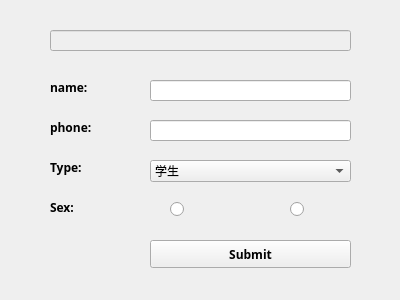
<?xml version="1.0" encoding="UTF-8"?>
<ui version="4.0">
 <class>Form</class>
 <widget class="QWidget" name="Form">
  <property name="geometry">
   <rect>
    <x>0</x>
    <y>0</y>
    <width>400</width>
    <height>300</height>
   </rect>
  </property>
  <property name="windowTitle">
   <string>Form</string>
  </property>
  <widget class="QLineEdit" name="name_line">
   <property name="geometry">
    <rect>
     <x>150</x>
     <y>80</y>
     <width>201</width>
     <height>21</height>
    </rect>
   </property>
  </widget>
  <widget class="QLineEdit" name="phone_line">
   <property name="geometry">
    <rect>
     <x>150</x>
     <y>120</y>
     <width>201</width>
     <height>21</height>
    </rect>
   </property>
  </widget>
  <widget class="QRadioButton" name="male">
   <property name="geometry">
    <rect>
     <x>170</x>
     <y>200</y>
     <width>41</width>
     <height>19</height>
    </rect>
   </property>
   <property name="text">
    <string/>
   </property>
   <property name="icon">
    <iconset>
     <normaloff>../../.designer/backup/icons/nan.png</normaloff>../../.designer/backup/icons/nan.png</iconset>
   </property>
  </widget>
  <widget class="QRadioButton" name="female">
   <property name="geometry">
    <rect>
     <x>290</x>
     <y>200</y>
     <width>51</width>
     <height>19</height>
    </rect>
   </property>
   <property name="text">
    <string/>
   </property>
   <property name="icon">
    <iconset>
     <normaloff>../../.designer/backup/icons/nv.png</normaloff>../../.designer/backup/icons/nv.png</iconset>
   </property>
  </widget>
  <widget class="QComboBox" name="user_type">
   <property name="geometry">
    <rect>
     <x>150</x>
     <y>160</y>
     <width>201</width>
     <height>22</height>
    </rect>
   </property>
   <item>
    <property name="text">
     <string>学生</string>
    </property>
   </item>
   <item>
    <property name="text">
     <string>老师</string>
    </property>
   </item>
   <item>
    <property name="text">
     <string>军人</string>
    </property>
   </item>
   <item>
    <property name="text">
     <string>退休职工</string>
    </property>
   </item>
   <item>
    <property name="text">
     <string>职工家属</string>
    </property>
   </item>
   <item>
    <property name="text">
     <string>校外人员</string>
    </property>
   </item>
  </widget>
  <widget class="QLabel" name="label">
   <property name="geometry">
    <rect>
     <x>50</x>
     <y>80</y>
     <width>72</width>
     <height>15</height>
    </rect>
   </property>
   <property name="font">
    <font>
     <family>Berlin Sans FB Demi</family>
     <weight>75</weight>
     <bold>true</bold>
    </font>
   </property>
   <property name="text">
    <string>name:</string>
   </property>
  </widget>
  <widget class="QLabel" name="label_2">
   <property name="geometry">
    <rect>
     <x>50</x>
     <y>120</y>
     <width>72</width>
     <height>15</height>
    </rect>
   </property>
   <property name="font">
    <font>
     <family>Berlin Sans FB Demi</family>
     <weight>75</weight>
     <bold>true</bold>
    </font>
   </property>
   <property name="text">
    <string>phone:</string>
   </property>
  </widget>
  <widget class="QLabel" name="label_3">
   <property name="geometry">
    <rect>
     <x>50</x>
     <y>160</y>
     <width>72</width>
     <height>15</height>
    </rect>
   </property>
   <property name="font">
    <font>
     <family>Berlin Sans FB Demi</family>
     <weight>75</weight>
     <bold>true</bold>
    </font>
   </property>
   <property name="text">
    <string>Type:</string>
   </property>
  </widget>
  <widget class="QLabel" name="label_4">
   <property name="geometry">
    <rect>
     <x>50</x>
     <y>200</y>
     <width>72</width>
     <height>15</height>
    </rect>
   </property>
   <property name="font">
    <font>
     <family>Berlin Sans FB Demi</family>
     <weight>75</weight>
     <bold>true</bold>
    </font>
   </property>
   <property name="text">
    <string>Sex:</string>
   </property>
  </widget>
  <widget class="QPushButton" name="submit">
   <property name="geometry">
    <rect>
     <x>150</x>
     <y>240</y>
     <width>201</width>
     <height>28</height>
    </rect>
   </property>
   <property name="font">
    <font>
     <family>Berlin Sans FB Demi</family>
     <weight>75</weight>
     <bold>true</bold>
    </font>
   </property>
   <property name="text">
    <string>Submit</string>
   </property>
  </widget>
  <widget class="QLineEdit" name="message_box">
   <property name="enabled">
    <bool>false</bool>
   </property>
   <property name="geometry">
    <rect>
     <x>50</x>
     <y>30</y>
     <width>301</width>
     <height>21</height>
    </rect>
   </property>
  </widget>
 </widget>
 <resources/>
 <connections>
  <connection>
   <sender>submit</sender>
   <signal>clicked()</signal>
   <receiver>Form</receiver>
   <slot>regi_submit()</slot>
   <hints>
    <hint type="sourcelabel">
     <x>234</x>
     <y>229</y>
    </hint>
    <hint type="destinationlabel">
     <x>234</x>
     <y>278</y>
    </hint>
   </hints>
  </connection>
 </connections>
 <slots>
  <slot>regi_submit()</slot>
 </slots>
</ui>
